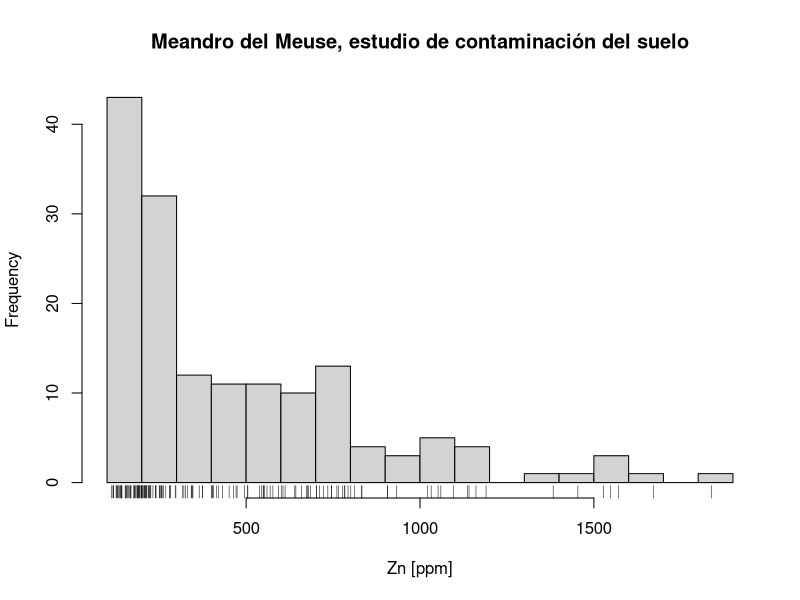

The R script that drew this image:
#        001. Histograma sencillo


# carga la librería necesaria para importar csv

if (!requireNamespace("readr", quietly = TRUE)) install.packages("readr")
library(readr)

# con esa libreria, lee el documento, ojo con el working directory

meuse <- read_csv("datos/brutos/meuse.csv")

# generación de un histograma automático pero pintón

hist(meuse$zinc, breaks=13, main="Meandro del Meuse, estudio de contaminación del suelo",
     xlab="Zn [ppm]")

# podemos añadir, con la función rug, los datos situados sobre el eje x

rug(meuse$zinc)

# obtenemos un resumen de la variable Zn

summary(meuse$zinc)
